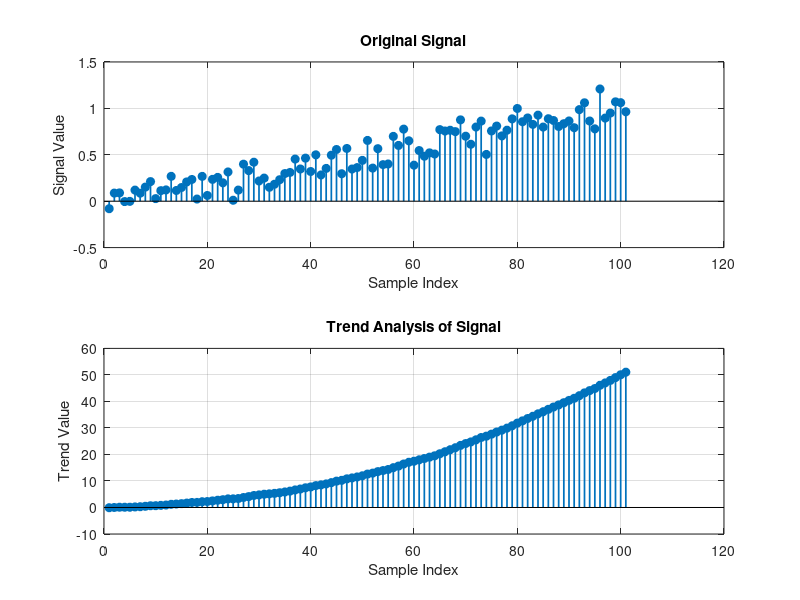

MATLAB code to generate this figure: (Note: this script raises an error after producing the figure.)
x = [-0.0808
    0.0872
    0.0894
   -0.0040
   -0.0020
    0.1194
    0.0864
    0.1517
    0.2113
    0.0278
    0.1134
    0.1216
    0.2677
    0.1154
    0.1476
    0.2074
    0.2342
    0.0231
    0.2672
    0.0617
    0.2352
    0.2563
    0.1982
    0.3150
    0.0101
    0.1198
    0.3988
    0.3300
    0.4198
    0.2178
    0.2488
    0.1498
    0.1827
    0.2315
    0.2978
    0.3100
    0.4538
    0.3470
    0.4640
    0.3199
    0.4997
    0.2829
    0.3531
    0.4956
    0.5573
    0.2960
    0.5682
    0.3465
    0.3623
    0.4397
    0.6547
    0.3566
    0.5659
    0.3938
    0.4009
    0.6983
    0.6008
    0.7766
    0.6509
    0.3879
    0.5458
    0.4846
    0.5208
    0.5084
    0.7713
    0.7562
    0.7642
    0.7497
    0.8764
    0.7002
    0.6133
    0.7991
    0.8630
    0.5037
    0.7571
    0.8094
    0.7036
    0.7646
    0.8872
    0.9991
    0.8563
    0.8968
    0.8275
    0.9269
    0.7987
    0.8887
    0.8696
    0.8049
    0.8350
    0.8645
    0.7920
    0.9868
    1.0603
    0.8639
    0.7797
    1.2092
    0.8955
    0.9497
    1.0706
    1.0617
    0.9639
    ]; 

trend = cumsum(x);

n = 1:length(x);

figure;
subplot(2, 1, 1);
stem(n, x, 'filled', 'LineWidth', 1.25);
xlabel('Sample Index');
ylabel('Signal Value');
title('Original Signal');
grid on;

subplot(2, 1, 2);
stem(n, trend, 'filled', 'LineWidth', 1.25);
xlabel('Sample Index');
ylabel('Trend Value');
title('Trend Analysis of Signal');
grid on;

sgtitle('Signal and Trend Analysis', 'Interpreter', 'none');
